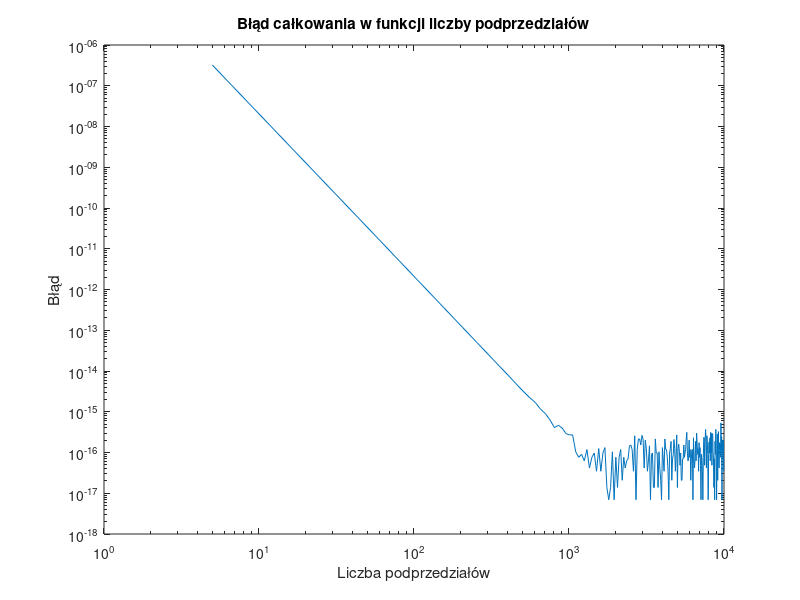

Source code (MATLAB):
function [integration_error, Nt, ft_5, integral_1000] = zadanie3()
    % Wartość referencyjna całki
    ref_value = 0.0473612919396179;

    % Wektor liczby podprzedziałów
    Nt = 5:50:10^4;
    error_values = zeros(1, length(Nt));

    % Obliczenie wartości funkcji gęstości prawdopodobieństwa dla t = 5
    ft_5 = probability_density(5);

    % Obliczenie wartości całki dla 1000 podprzedziałów
    integral_1000 = numerical_integration(@probability_density, 1000);

    % Pętla po liczbach podprzedziałów
    for i = 1:length(Nt)
        num_intervals = Nt(i);

        % Obliczenie wartości całki dla num_intervals podprzedziałów
        integration_result = numerical_integration(@probability_density, num_intervals);

        % Obliczenie błędu całkowania
        error_values(i) = abs(integration_result - ref_value);
    end

    % Rysowanie wykresu błędu całkowania
    figure;
    loglog(Nt, error_values);
    title('Błąd całkowania w funkcji liczby podprzedziałów');
    xlabel('Liczba podprzedziałów');
    ylabel('Błąd');

    % Przypisanie wyników do zmiennych wyjściowych
    integration_error = error_values;

    % Zapisanie wykresu
    saveas(gcf, 'zadanie3.png');
end

function integral_result = numerical_integration(func_handle, num_divisions)
    integral_result = 0;
    lower_bound = 0;
    upper_bound = 5;
    step_size = (upper_bound - lower_bound) / num_divisions;

    for k = 1:num_divisions
        x_start = lower_bound + (k - 1) * step_size;
        x_end = lower_bound + k * step_size;
        integral_result = integral_result + func_handle(x_start) + func_handle(x_end) + 4 * func_handle((x_start + x_end) / 2);
    end

    integral_result = integral_result * step_size / 6;
end

function output = probability_density(input)
    stddev = 3;
    mean_value = 10;

    output = 1 / (stddev * sqrt(2 * pi)) * exp(-(input - mean_value)^2 / (2 * stddev^2));
end
